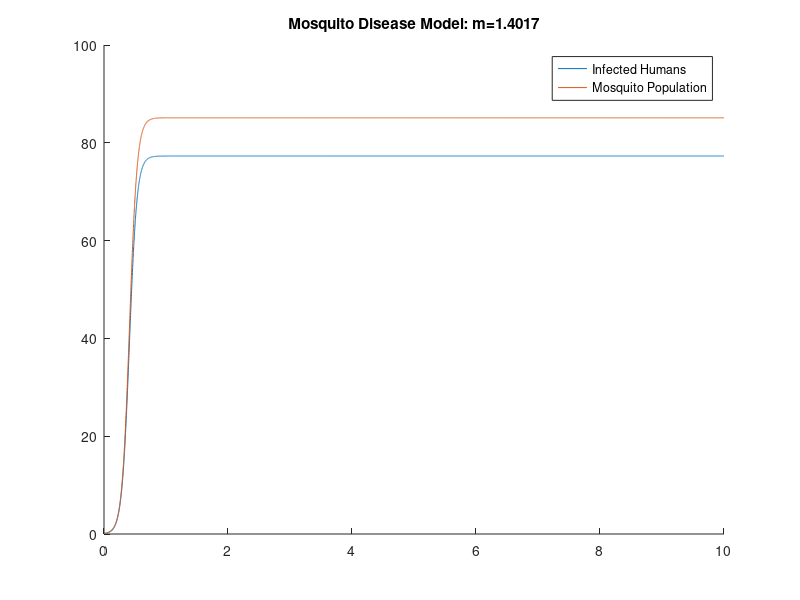

This chart was generated by the following MATLAB code:
% System Simulation Problem 14
% Written by Josh Humphrey

clear
N = 10000;
t = linspace(0,10,N);
T = 0.1;
a = 0.5;
b = 0.4;
c = 0.4;
d = 0.1;
E = 0.05;
m = 1.4017;
H = 100;
V = m*H;
I = zeros(1,N);
Y = zeros(1,N);
Y(1)= 0.1;
I(1)= 0.1;

for k = 1:N-1
    IK1 = a.*c.*(V-I(k)).*(Y(k)/H)-d.*I(k);
    YK1 = a*b*I(k)*((H-Y(k))/H)-E*Y(k);

    MIDY = Y(k)+(T)*YK1;
    MIDI = I(k)+(T)*IK1;

    IK2 = a.*c.*(V-MIDI).*(MIDY/H)-d.*MIDI;
    YK2 = a*b*MIDI*((H-MIDY)/H)-E*MIDY;

    I(k+1) = I(k)+(T/2)*(IK1 + IK2);
    Y(k+1) = Y(k)+(T/2)*(YK1 + YK2);
end

title('Mosquito Disease Model: m=1.4017')
hold on
plot(t,Y)
plot(t,I)
legend('Infected Humans','Mosquito Population')
hold off
